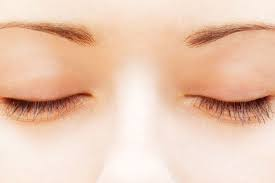
#> input picture img/close/ce2.jpg, 275 x 183 px; its folder holds 4 pictures in this run
$ python 00_prepare.py
#> lines starting #> are read from the running program, lines starting #| are printed output that depends on the picture
from PIL import Image
import glob
from natsort import natsorted
import numpy as np
import os
import cv2

# 1. image resize
# closed eyes resize
close_list = []
resized_close = []
# append images to list
for filename in natsorted(glob.glob('./img/close/*.jpg')) :
    # print(filename)
    imc = Image.open(filename)
#> imc is the input picture: PIL image 275x183 RGB; mean R, G, B 235.7, 201.8, 180.4
    close_list.append(imc)


# append resized images to list
for imc in close_list :
    imc = imc.resize((64, 64))
    resized_close.append(imc)
#> this loop made 4 passes
#> pass 1, `imc = imc.resize((64, 64))`:
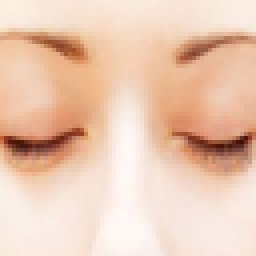
#> imc: PIL image 64x64 RGB (shown 4 times larger); mean R, G, B 235.7, 201.7, 180.4
#> pass 2, `imc = imc.resize((64, 64))`:
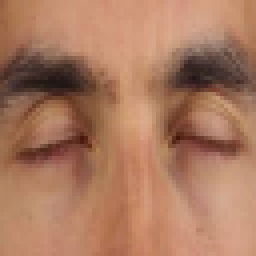
#> imc: PIL image 64x64 RGB (shown 4 times larger); mean R, G, B 170.5, 121.5, 95.7
#> pass 3, `imc = imc.resize((64, 64))`:
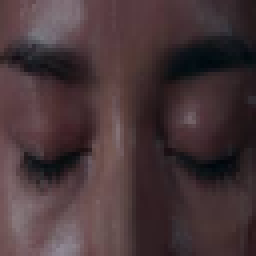
#> imc: PIL image 64x64 RGB (shown 4 times larger); mean R, G, B 71.3, 53.7, 56.6
    # print('size : {}'.format(imc.size))
# save resized images to new folder
for (i, new) in enumerate(resized_close) :
    new.save ('{}{}{}'.format('./eyes/close/ce', i+1, '.jpg'))


# open eyes resize
open_list = []
resized_open = []

for filename in natsorted(glob.glob('./img/open/*.jpg')) :
    # print(filename)
    imo = Image.open(filename)
    open_list.append(imo)

for imo in open_list :
    imo = imo.resize((64, 64))
    resized_open.append(imo)
    # print('size : {}'.format(imo.size))

for (i, new) in enumerate(resized_open) :
    new.save ('{}{}{}'.format('./eyes/open/oe', i+1, '.jpg'))

# 2. 이미지 dataset 만들기
groups_folder_path = './eyes/'
categories = ["close", "open"]
num_classes = len(categories)
print(num_classes) # 2

x = []
y = []

for index, categorie in enumerate(categories) :
    print(index, categorie)

    label = [0 for i in range(num_classes)]
    print(label)
    print(type(label))
    label[index] = 1
    print(label[index])
    image_dir = groups_folder_path + categorie + '/'

    files = glob.glob(image_dir +  "*.jpg")
    for img, filename in enumerate(files):
        img = Image.open(filename)
        img = img.convert("RGB")
        data = np.asarray(img)
        x.append(data)
        y.append(label)

#> (the run stopped early here; a loop or call above may not have finished)
